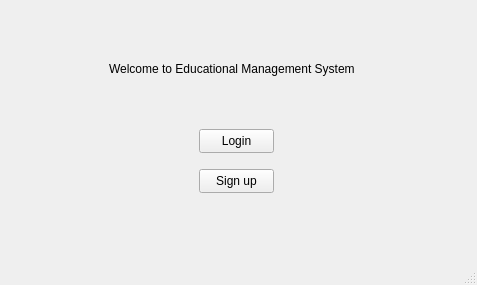
<?xml version="1.0" encoding="UTF-8"?>
<ui version="4.0">
 <class>MainWindow</class>
 <widget class="QMainWindow" name="MainWindow">
  <property name="geometry">
   <rect>
    <x>0</x>
    <y>0</y>
    <width>477</width>
    <height>285</height>
   </rect>
  </property>
  <property name="windowTitle">
   <string>MainWindow</string>
  </property>
  <widget class="QWidget" name="centralwidget">
   <widget class="QStackedWidget" name="stackedWidget">
    <property name="geometry">
     <rect>
      <x>9</x>
      <y>-1</y>
      <width>461</width>
      <height>261</height>
     </rect>
    </property>
    <widget class="QWidget" name="WelcomeScreen">
     <widget class="QLabel" name="WelcomeLabel_WelcomeScreen">
      <property name="geometry">
       <rect>
        <x>100</x>
        <y>60</y>
        <width>251</width>
        <height>20</height>
       </rect>
      </property>
      <property name="text">
       <string>Welcome to Educational Management System</string>
      </property>
     </widget>
     <widget class="QPushButton" name="LoginButton_WeclomeScreen">
      <property name="geometry">
       <rect>
        <x>190</x>
        <y>130</y>
        <width>75</width>
        <height>24</height>
       </rect>
      </property>
      <property name="text">
       <string>Login</string>
      </property>
     </widget>
     <widget class="QPushButton" name="SignupButton_WelcomeScreen">
      <property name="geometry">
       <rect>
        <x>190</x>
        <y>170</y>
        <width>75</width>
        <height>24</height>
       </rect>
      </property>
      <property name="text">
       <string>Sign up</string>
      </property>
     </widget>
    </widget>
    <widget class="QWidget" name="loginScreen">
     <widget class="QPushButton" name="LoginButton_LoginScreen">
      <property name="geometry">
       <rect>
        <x>150</x>
        <y>190</y>
        <width>75</width>
        <height>24</height>
       </rect>
      </property>
      <property name="text">
       <string>Login</string>
      </property>
     </widget>
     <widget class="QPushButton" name="BackButton_LoginScreen">
      <property name="geometry">
       <rect>
        <x>260</x>
        <y>190</y>
        <width>75</width>
        <height>24</height>
       </rect>
      </property>
      <property name="text">
       <string>Back</string>
      </property>
     </widget>
     <widget class="QLabel" name="EmailLabel">
      <property name="geometry">
       <rect>
        <x>60</x>
        <y>70</y>
        <width>49</width>
        <height>16</height>
       </rect>
      </property>
      <property name="text">
       <string>email</string>
      </property>
     </widget>
     <widget class="QLabel" name="PasswordLabel">
      <property name="geometry">
       <rect>
        <x>60</x>
        <y>110</y>
        <width>49</width>
        <height>16</height>
       </rect>
      </property>
      <property name="text">
       <string>password</string>
      </property>
     </widget>
     <widget class="QTextEdit" name="EmailTextEdit">
      <property name="geometry">
       <rect>
        <x>130</x>
        <y>60</y>
        <width>181</width>
        <height>31</height>
       </rect>
      </property>
     </widget>
     <widget class="QTextEdit" name="PasswordTextEdit">
      <property name="geometry">
       <rect>
        <x>133</x>
        <y>100</y>
        <width>181</width>
        <height>31</height>
       </rect>
      </property>
     </widget>
    </widget>
    <widget class="QWidget" name="SignUpScreen">
     <widget class="QLabel" name="NameLabel_SignUpScreen">
      <property name="geometry">
       <rect>
        <x>60</x>
        <y>20</y>
        <width>49</width>
        <height>16</height>
       </rect>
      </property>
      <property name="text">
       <string>name</string>
      </property>
     </widget>
     <widget class="QLabel" name="EmailLabel_SignUpScreen">
      <property name="geometry">
       <rect>
        <x>60</x>
        <y>50</y>
        <width>49</width>
        <height>16</height>
       </rect>
      </property>
      <property name="text">
       <string>email</string>
      </property>
     </widget>
     <widget class="QLabel" name="PasswordLabel_SignUpScreen">
      <property name="geometry">
       <rect>
        <x>60</x>
        <y>80</y>
        <width>49</width>
        <height>16</height>
       </rect>
      </property>
      <property name="text">
       <string>password</string>
      </property>
     </widget>
     <widget class="QLabel" name="ConfirmPasswordLabel_SignUpScreen">
      <property name="geometry">
       <rect>
        <x>60</x>
        <y>110</y>
        <width>101</width>
        <height>16</height>
       </rect>
      </property>
      <property name="text">
       <string>confirm password</string>
      </property>
     </widget>
     <widget class="QLabel" name="RoleLabel_SignUpScreen">
      <property name="geometry">
       <rect>
        <x>60</x>
        <y>140</y>
        <width>49</width>
        <height>16</height>
       </rect>
      </property>
      <property name="text">
       <string>role</string>
      </property>
     </widget>
     <widget class="QRadioButton" name="StudentRadio_SignUpScreen">
      <property name="geometry">
       <rect>
        <x>150</x>
        <y>140</y>
        <width>89</width>
        <height>20</height>
       </rect>
      </property>
      <property name="text">
       <string>student</string>
      </property>
     </widget>
     <widget class="QRadioButton" name="TeacherRadio_SignUpScreen">
      <property name="geometry">
       <rect>
        <x>260</x>
        <y>140</y>
        <width>89</width>
        <height>20</height>
       </rect>
      </property>
      <property name="text">
       <string>teacher</string>
      </property>
     </widget>
     <widget class="QPushButton" name="SignUpButton_SignUpScreen">
      <property name="geometry">
       <rect>
        <x>110</x>
        <y>200</y>
        <width>75</width>
        <height>24</height>
       </rect>
      </property>
      <property name="text">
       <string>signup</string>
      </property>
     </widget>
     <widget class="QPushButton" name="BackButton_SignUpScreen">
      <property name="geometry">
       <rect>
        <x>230</x>
        <y>200</y>
        <width>75</width>
        <height>24</height>
       </rect>
      </property>
      <property name="text">
       <string>back</string>
      </property>
     </widget>
     <widget class="QTextEdit" name="NameTextEdit_SignUpScreen">
      <property name="geometry">
       <rect>
        <x>140</x>
        <y>10</y>
        <width>191</width>
        <height>21</height>
       </rect>
      </property>
     </widget>
     <widget class="QTextEdit" name="EmailTextEdit_SignUpScreen">
      <property name="geometry">
       <rect>
        <x>143</x>
        <y>40</y>
        <width>191</width>
        <height>21</height>
       </rect>
      </property>
     </widget>
     <widget class="QTextEdit" name="PasswordTextEdit_SignUpScreen">
      <property name="geometry">
       <rect>
        <x>140</x>
        <y>70</y>
        <width>191</width>
        <height>21</height>
       </rect>
      </property>
     </widget>
     <widget class="QTextEdit" name="ConfirmPasswordTextEdit_SignUpScreen">
      <property name="geometry">
       <rect>
        <x>170</x>
        <y>100</y>
        <width>161</width>
        <height>21</height>
       </rect>
      </property>
     </widget>
    </widget>
   </widget>
  </widget>
  <widget class="QMenuBar" name="menubar">
   <property name="geometry">
    <rect>
     <x>0</x>
     <y>0</y>
     <width>477</width>
     <height>22</height>
    </rect>
   </property>
  </widget>
  <widget class="QStatusBar" name="statusbar"/>
 </widget>
 <resources/>
 <connections/>
</ui>
